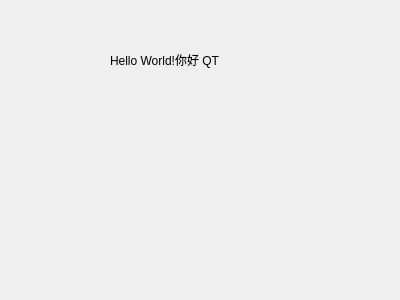
<?xml version="1.0" encoding="UTF-8"?>
<ui version="4.0">
 <class>HelloDialog</class>
 <widget class="QDialog" name="HelloDialog">
  <property name="geometry">
   <rect>
    <x>0</x>
    <y>0</y>
    <width>400</width>
    <height>300</height>
   </rect>
  </property>
  <property name="windowTitle">
   <string>HelloDialog</string>
  </property>
  <widget class="QLabel" name="label">
   <property name="geometry">
    <rect>
     <x>110</x>
     <y>50</y>
     <width>151</width>
     <height>20</height>
    </rect>
   </property>
   <property name="text">
    <string>Hello World!你好 QT</string>
   </property>
  </widget>
 </widget>
 <layoutdefault spacing="6" margin="11"/>
 <resources/>
 <connections/>
</ui>
